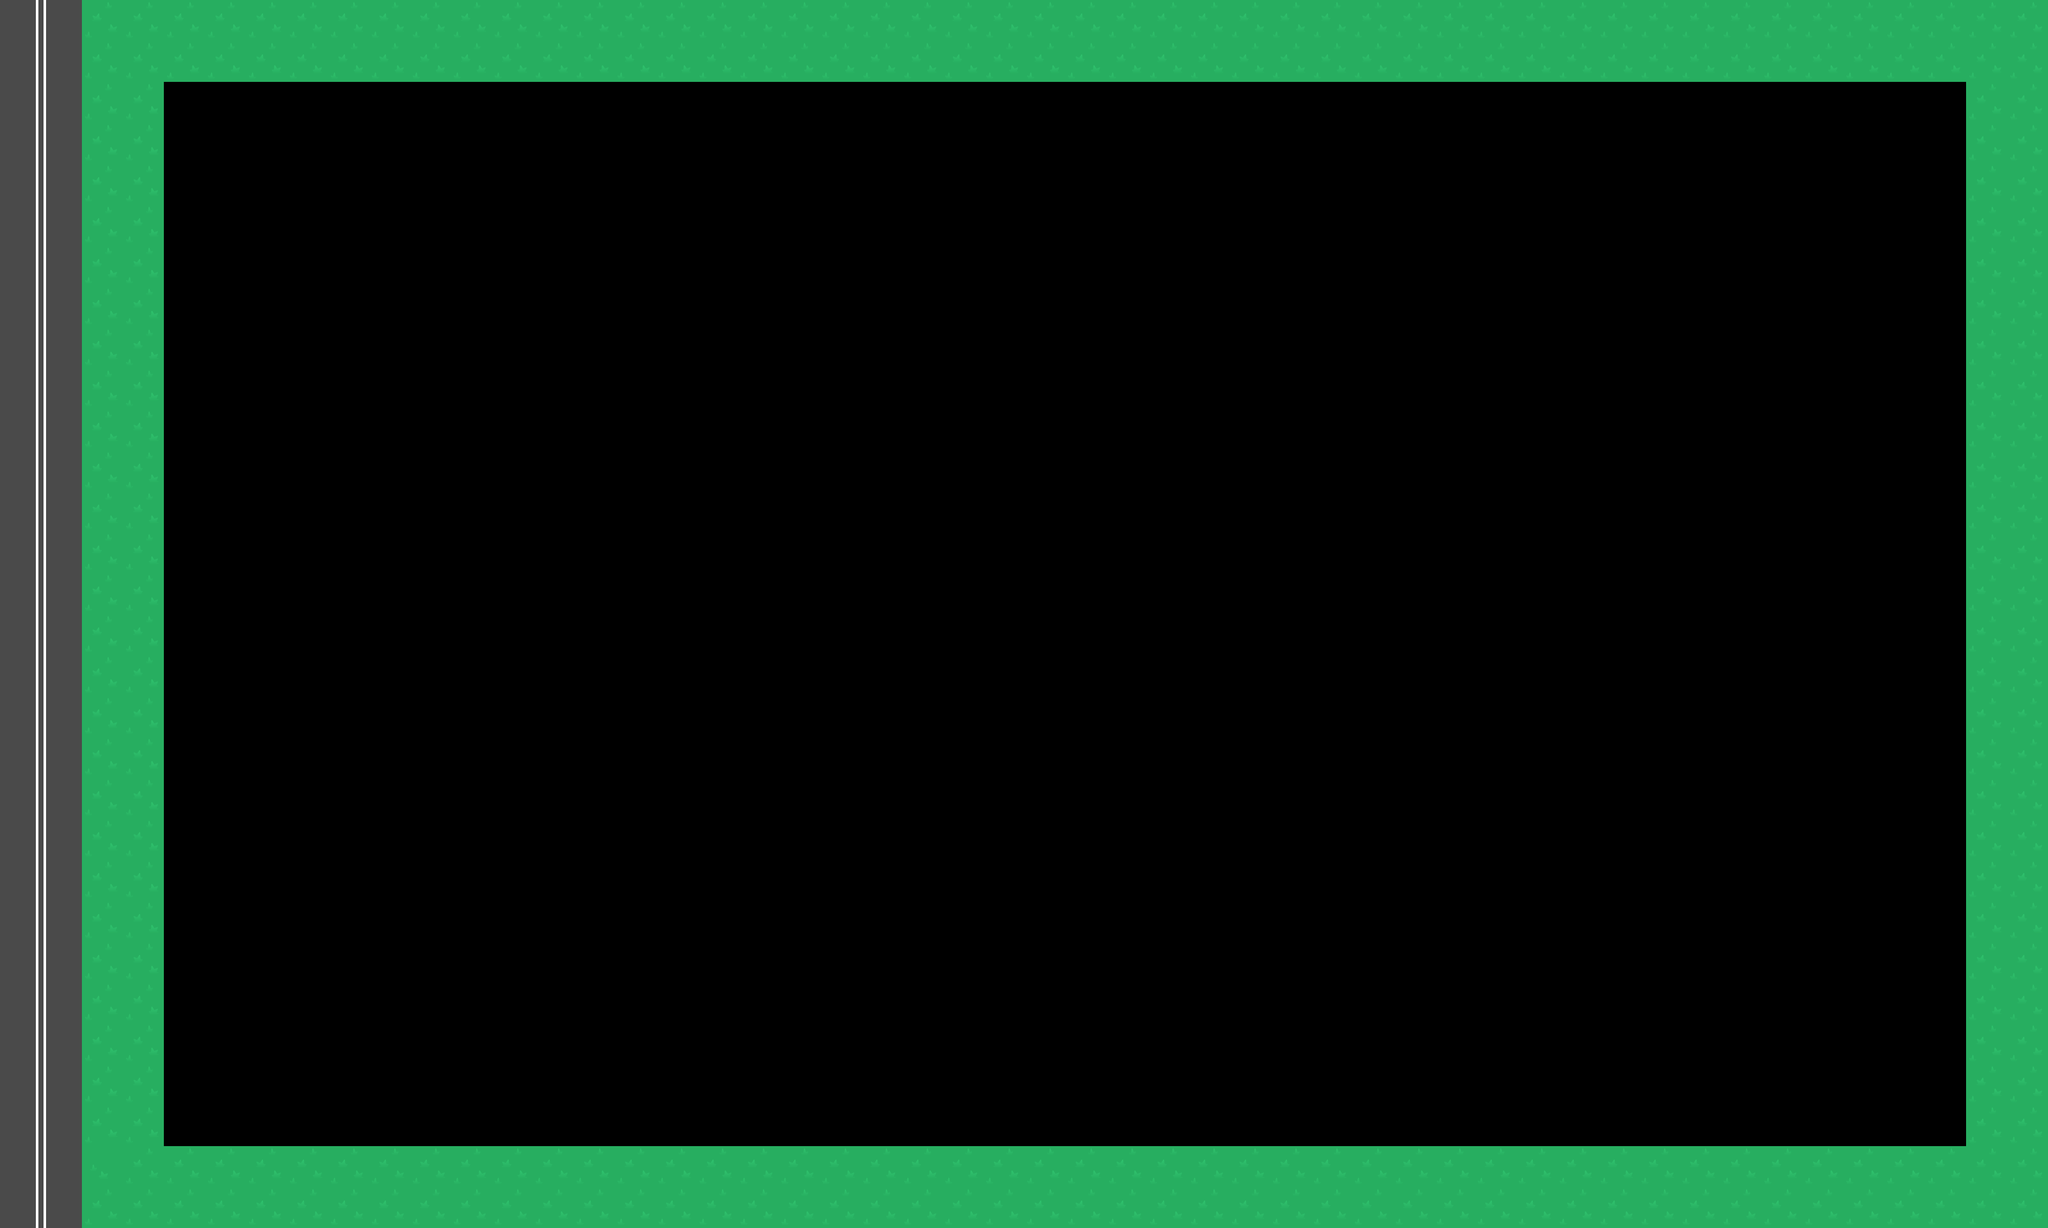

This is a level from a 2D game, rendered from its Tiled map with the project's own tilesets. A one-line summary and the complete map file follow:
An orthogonal 50x30 tile map with 64x64 px tiles, 1 tile layer (Tile Layer 1).

<map version="1.2" tiledversion="1.2.2" orientation="orthogonal" renderorder="right-down" width="50" height="30" tilewidth="64" tileheight="64" infinite="0" nextlayerid="3" nextobjectid="1">
 <tileset firstgid="1" source="../img/Supermarketmap.tsx" />
 <layer id="1" name="Tile Layer 1" width="50" height="30">
  <data encoding="csv">
36,35,1,1,1,1,1,1,1,1,1,1,1,1,1,1,1,1,1,1,1,1,1,1,1,1,1,1,1,1,1,1,1,1,1,1,1,1,1,1,1,1,1,1,1,1,1,1,1,1,
36,35,1,1,1,1,1,1,1,1,1,1,1,1,1,1,1,1,1,1,1,1,1,1,1,1,1,1,1,1,1,1,1,1,1,1,1,1,1,1,1,1,1,1,1,1,1,1,1,1,
36,35,1,1,0,0,0,0,0,0,0,0,0,0,0,0,0,0,0,0,0,0,0,0,0,0,0,0,0,0,0,0,0,0,0,0,0,0,0,0,0,0,0,0,0,0,0,0,1,1,
36,35,1,1,0,0,0,0,0,0,0,0,0,0,0,0,0,0,0,0,0,0,0,0,0,0,0,0,0,0,0,0,0,0,0,0,0,0,0,0,0,0,0,0,0,0,0,0,1,1,
36,35,1,1,0,0,0,0,0,0,0,0,0,0,0,0,0,0,0,0,0,0,0,0,0,0,0,0,0,0,0,0,0,0,0,0,0,0,0,0,0,0,0,0,0,0,0,0,1,1,
36,35,1,1,0,0,0,0,0,0,0,0,0,0,0,0,0,0,0,0,0,0,0,0,0,0,0,0,0,0,0,0,0,0,0,0,0,0,0,0,0,0,0,0,0,0,0,0,1,1,
36,35,1,1,0,0,0,0,0,0,0,0,0,0,0,0,0,0,0,0,0,0,0,0,0,0,0,0,0,0,0,0,0,0,0,0,0,0,0,0,0,0,0,0,0,0,0,0,1,1,
36,35,1,1,0,0,0,0,0,0,0,0,0,0,0,0,0,0,0,0,0,0,0,0,0,0,0,0,0,0,0,0,0,0,0,0,0,0,0,0,0,0,0,0,0,0,0,0,1,1,
36,35,1,1,0,0,0,0,0,0,0,0,0,0,0,0,0,0,0,0,0,0,0,0,0,0,0,0,0,0,0,0,0,0,0,0,0,0,0,0,0,0,0,0,0,0,0,0,1,1,
36,35,1,1,0,0,0,0,0,0,0,0,0,0,0,0,0,0,0,0,0,0,0,0,0,0,0,0,0,0,0,0,0,0,0,0,0,0,0,0,0,0,0,0,0,0,0,0,1,1,
36,35,1,1,0,0,0,0,0,0,0,0,0,0,0,0,0,0,0,0,0,0,0,0,0,0,0,0,0,0,0,0,0,0,0,0,0,0,0,0,0,0,0,0,0,0,0,0,1,1,
36,35,1,1,0,0,0,0,0,0,0,0,0,0,0,0,0,0,0,0,0,0,0,0,0,0,0,0,0,0,0,0,0,0,0,0,0,0,0,0,0,0,0,0,0,0,0,0,1,1,
36,35,1,1,0,0,0,0,0,0,0,0,0,0,0,0,0,0,0,0,0,0,0,0,0,0,0,0,0,0,0,0,0,0,0,0,0,0,0,0,0,0,0,0,0,0,0,0,1,1,
36,35,1,1,0,0,0,0,0,0,0,0,0,0,0,0,0,0,0,0,0,0,0,0,0,0,0,0,0,0,0,0,0,0,0,0,0,0,0,0,0,0,0,0,0,0,0,0,1,1,
36,35,1,1,0,0,0,0,0,0,0,0,0,0,0,0,0,0,0,0,0,0,0,0,0,0,0,0,0,0,0,0,0,0,0,0,0,0,0,0,0,0,0,0,0,0,0,0,1,1,
36,35,1,1,0,0,0,0,0,0,0,0,0,0,0,0,0,0,0,0,0,0,0,0,0,0,0,0,0,0,0,0,0,0,0,0,0,0,0,0,0,0,0,0,0,0,0,0,1,1,
36,35,1,1,0,0,0,0,0,0,0,0,0,0,0,0,0,0,0,0,0,0,0,0,0,0,0,0,0,0,0,0,0,0,0,0,0,0,0,0,0,0,0,0,0,0,0,0,1,1,
36,35,1,1,0,0,0,0,0,0,0,0,0,0,0,0,0,0,0,0,0,0,0,0,0,0,0,0,0,0,0,0,0,0,0,0,0,0,0,0,0,0,0,0,0,0,0,0,1,1,
36,35,1,1,0,0,0,0,0,0,0,0,0,0,0,0,0,0,0,0,0,0,0,0,0,0,0,0,0,0,0,0,0,0,0,0,0,0,0,0,0,0,0,0,0,0,0,0,1,1,
36,35,1,1,0,0,0,0,0,0,0,0,0,0,0,0,0,0,0,0,0,0,0,0,0,0,0,0,0,0,0,0,0,0,0,0,0,0,0,0,0,0,0,0,0,0,0,0,1,1,
36,35,1,1,0,0,0,0,0,0,0,0,0,0,0,0,0,0,0,0,0,0,0,0,0,0,0,0,0,0,0,0,0,0,0,0,0,0,0,0,0,0,0,0,0,0,0,0,1,1,
36,35,1,1,0,0,0,0,0,0,0,0,0,0,0,0,0,0,0,0,0,0,0,0,0,0,0,0,0,0,0,0,0,0,0,0,0,0,0,0,0,0,0,0,0,0,0,0,1,1,
36,35,1,1,0,0,0,0,0,0,0,0,0,0,0,0,0,0,0,0,0,0,0,0,0,0,0,0,0,0,0,0,0,0,0,0,0,0,0,0,0,0,0,0,0,0,0,0,1,1,
36,35,1,1,0,0,0,0,0,0,0,0,0,0,0,0,0,0,0,0,0,0,0,0,0,0,0,0,0,0,0,0,0,0,0,0,0,0,0,0,0,0,0,0,0,0,0,0,1,1,
36,35,1,1,0,0,0,0,0,0,0,0,0,0,0,0,0,0,0,0,0,0,0,0,0,0,0,0,0,0,0,0,0,0,0,0,0,0,0,0,0,0,0,0,0,0,0,0,1,1,
36,35,1,1,0,0,0,0,0,0,0,0,0,0,0,0,0,0,0,0,0,0,0,0,0,0,0,0,0,0,0,0,0,0,0,0,0,0,0,0,0,0,0,0,0,0,0,0,1,1,
36,35,1,1,0,0,0,0,0,0,0,0,0,0,0,0,0,0,0,0,0,0,0,0,0,0,0,0,0,0,0,0,0,0,0,0,0,0,0,0,0,0,0,0,0,0,0,0,1,1,
36,35,1,1,0,0,0,0,0,0,0,0,0,0,0,0,0,0,0,0,0,0,0,0,0,0,0,0,0,0,0,0,0,0,0,0,0,0,0,0,0,0,0,0,0,0,0,0,1,1,
36,35,4,1,1,1,1,1,1,1,1,1,1,1,1,1,1,1,1,1,1,1,1,1,1,1,1,1,1,1,1,1,1,1,1,1,1,1,1,1,1,1,1,1,1,1,1,1,1,1,
36,35,1,1,1,1,1,1,1,1,1,1,1,1,1,1,1,1,1,1,1,1,1,1,1,1,1,1,1,1,1,1,1,1,1,1,1,1,1,1,1,1,1,1,1,1,1,1,1,1
</data>
 </layer>
</map>
